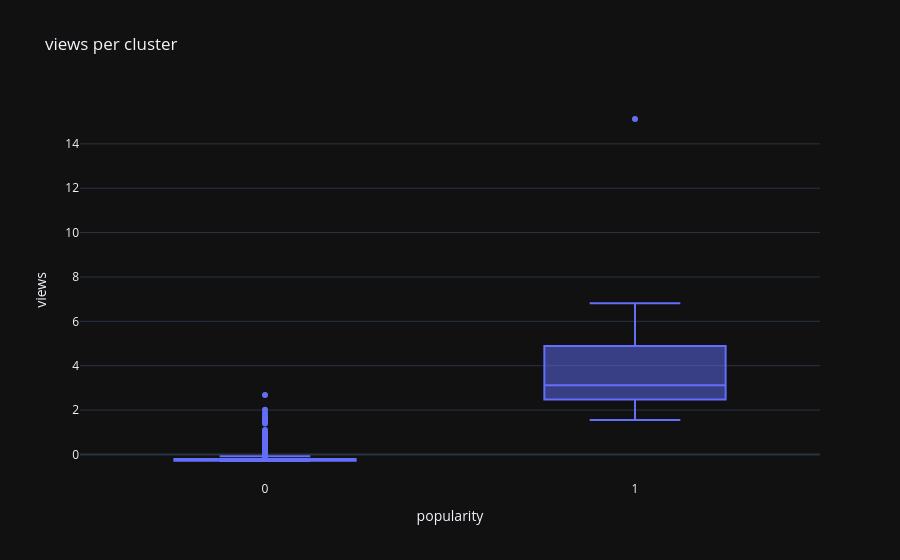

Notebook source saved alongside this figure:
### Code cell
fig = px.box(df, x="popularity", y="views", title="views per cluster")
fig.show()

### Figure 1 — Plotly figure (JSON) as saved in the notebook; plotly's stock layout.template omitted (floating-point values rounded to 4 significant figures; data arrays with more than 128 entries replaced by an {"elided": "..."} marker saying what was removed)
{"data": [{"alignmentgroup": "True", "hovertemplate": "popularity=%{x}<br>views=%{y}<extra></extra>", "legendgroup": "", "marker": {"color": "#636efa"}, "name": "", "notched": false, "offsetgroup": "", "orientation": "v", "showlegend": false, "x": {"elided": "600 int values"}, "x0": " ", "xaxis": "x", "y": {"elided": "600 float values"}, "y0": " ", "yaxis": "y", "type": "box"}], "layout": {"xaxis": {"anchor": "y", "domain": [0.0, 1.0], "title": {"text": "popularity"}}, "yaxis": {"anchor": "x", "domain": [0.0, 1.0], "title": {"text": "views"}}, "legend": {"tracegroupgap": 0}, "title": {"text": "views per cluster"}, "boxmode": "group"}}
